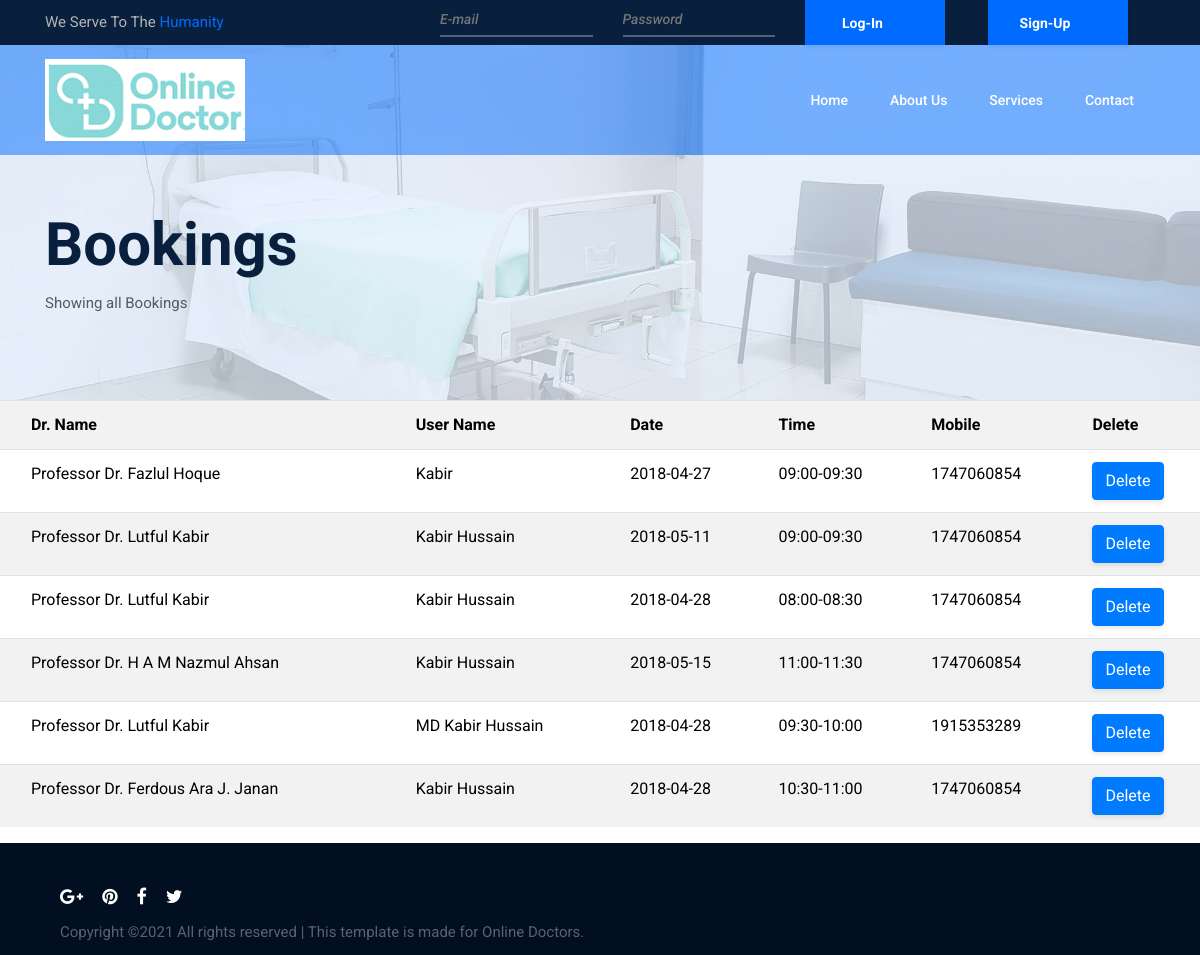
/admin/showbookings.php, run on the app's committed database.
### tables this page shows
CREATE TABLE `booking` (
  `bid` int(4) NOT NULL,
  `did` int(4) NOT NULL,
  `doctor` text NOT NULL,
  `uname` text NOT NULL,
  `date` varchar(20) NOT NULL,
  `time` varchar(20) NOT NULL,
  `number` int(16) NOT NULL
);

### admin/showbookings.php (the view, shortened to what this page needs)
<!DOCTYPE html>
<html lang="en">
<?php include '../templates/header.php';
		$con = connect();
		$sql= "SELECT * from booking";
		$result=$con->query($sql);
?>
<body>
    <header class="header-area">
        <?php include '../templates/topheader.php';?>
        <div class="main-header-area" id="stickyHeader">
            <div class="container h-100">
                <div class="row h-100 align-items-center">
                    <div class="col-12 h-100">
                        <div class="main-menu h-100">
                            <nav class="navbar h-100 navbar-expand-lg">
                                <a class="navbar-brand" href="index.html"><img src="../img/core-img/logo1.png" alt="Logo"></a>
                                <div class="collapse navbar-collapse" id="medilifeMenu">
                                    <ul class="navbar-nav ml-auto">
										<?php if(isset($_SESSION['isLoggedIn']) && $_SESSION['isLoggedIn'] == true){?>
										<?php if(isset($_SESSION['user_role']) && $_SESSION['user_role'] == 0){?>
										<li class="nav-item"><a class="nav-link" href="showdr.php">Show Doctors</a></li>
										<li class="nav-item active"><a class="nav-link" href="showbookings.php">Show Bookings</a></li>
										<li class="nav-item"><a class="nav-link" href="showusers.php">Show Users</a></li>
										<li class="nav-item"><a class="nav-link" href="../logout.php"><?=$_SESSION['username']?>-Logout</a></li>
										<?php }else{?>
										<li class="nav-item"><a class="nav-link" href="index.php">Home</a></li>
										<li class="nav-item"><a class="nav-link" href="aboutus.php">About Us</a></li>
                                        <li class="nav-item"><a class="nav-link" href="services.php">Services</a></li>
                                        <li class="nav-item"><a class="nav-link" href="contact.php">Contact</a></li>
										<?php if(isset($_SESSION['did']) && $_SESSION['did'] == true){?>
										<li class="nav-item"><a class="nav-link" href="drprofile.php">Profile</a></li>
										<li class="nav-item"><a class="nav-link" href="logout.php"><?=$_SESSION['username']?>-Logout</a></li>
										<?php
										}else{?>
										<li class="nav-item"><a class="nav-link" href="appointment.php">Appointment</a></li>
										<li class="nav-item"><a class="nav-link" href="profile.php">Profile</a></li>
										<li class="nav-item"><a class="nav-link" href="logout.php"><?=$_SESSION['username']?>-Logout</a></li>
										<?php
										}
										}} else{?>
										<li class="nav-item"><a class="nav-link" href="index.php">Home</a></li>
										<li class="nav-item"><a class="nav-link" href="aboutus.php">About Us</a></li>
                                        <li class="nav-item"><a class="nav-link" href="services.php">Services</a></li>
                                        <li class="nav-item"><a class="nav-link" href="contact.php">Contact</a></li>
										<?php
										}?>
                                    </ul>
                                </div>
                            </nav>
                        </div>
                    </div>
                </div>
            </div>
        </div>
    </header>
    <section class="breadcumb-area bg-img gradient-background-overlay" style="background-image: url(../img/bg-img/breadcumb2.jpg);">
        <div class="container h-100">
            <div class="row h-100 align-items-center">
                <div class="col-12">
                    <div class="breadcumb-content">
                        <h3 class="breadcumb-title">Bookings</h3>
                        <p>Showing all Bookings</p>
                    </div>
                </div>
            </div>
        </div>
    </section>
		<div class="row">
			<table class="table table-striped">
				<tr>
					<th></th>
					<th>Dr. Name</th>
					<th>User Name</th>
					<th>Date</th>
					<th>Time</th>
					<th>Mobile</th>
					<th>Delete</th>
				</tr>
				<?php
					foreach($result as $row){ ?>
				<tr>
					<td></td>
					<td><?=$row['doctor']?></td>
					<td><?=$row['uname']?></td>
					<td><?=$row['date']?></td>
					<td><?=$row['time']?></td>
					<td><?=$row['number']?></td>
					<td><a href="<?=BASE_URL?>/admin/showbookings.php?dnid=<?=$row['bid']?>" class="btn btn-primary">Delete</a></td>
				</tr>
				<?php  } ?>
			</table>
		</div>
		<?php include '../templates/footer.php'; ?>
</body>
</html>

### templates/header.php (shortened to what this page needs)
<head>
    <link href="<?=BASE_URL?>/style.css" rel="stylesheet">
</head>

### templates/topheader.php
<div class="top-header-area">
            <div class="container h-100">
                <div class="row h-100">
					  <div class="col-md-4"><p>We Serve To The <span>Humanity</span></p></div>
					  <div class="col-md-8 p-l-100">
							<?php if(isset($_SESSION['isLoggedIn']) && $_SESSION['isLoggedIn']){ ?>
							<?php }else{ ?>
							<form class="form-inline" action="Logincheck.php">
								<div class="col-12 col-md-3">
									<div class="form-group">
										<input type="email" class="form-login border-top-0 border-right-0 border-left-0" name="email" id="email" placeholder="E-mail" required>
									</div>
								</div>
								<div class="col-12 col-md-3">
									<div class="form-group">
										<input type="password" class="form-login border-top-0 border-right-0 border-left-0" name="password" id="password" placeholder="Password" required>
									</div>
								</div>
								<div class="col-12 col-md-3">
									<div class="form-group ">
										<button type="submit" class="btn medilife-btn">Log-In</button>
									</div>
								</div>
								<div class="col-12 col-md-3">
									<div class="form-group ">
										<button type="submit" onclick="location.href='signup.php'" class="btn medilife-btn">Sign-Up</button>
									</div>
								</div>
							</form>
							<?php } ?>
					  </div>
                </div>
            </div>

### templates/footer.php (shortened to what this page needs)
<footer class="footer-area">
<div class="main-footer-area">
            <div class="container-fluid">
                <div class="row">
                    <div class="col-12 col-sm-6 col-xl-3">
                        <div class="footer-widget-area">
                            <div class="footer-social-info">
                                <a href="#"><i class="fa fa-google-plus" aria-hidden="true"></i></a>
                                <a href="#"><i class="fa fa-pinterest" aria-hidden="true"></i></a>
                                <a href="#"><i class="fa fa-facebook" aria-hidden="true"></i></a>
                                <a href="#"><i class="fa fa-twitter" aria-hidden="true"></i></a>
                            </div>
                        </div>
                    </div>
                    <div class="col-12 col-sm-6 col-xl-3">
                    </div>
                    <div class="col-12 col-sm-6 col-xl-3">
                    </div>
                    <div class="col-12 col-sm-6 col-xl-3">
                    </div>
                </div>
            </div>
        </div>
        <div class="bottom-footer-area">
            <div class="container-fluid">
                <div class="row">
                    <div class="col-12">
                        <div class="bottom-footer-content">
                            <div class="copywrite-text">
                                <p>
								Copyright &copy;<script>document.write(new Date().getFullYear());</script> All rights reserved | This template is made for Online Doctors.
								</p>
                            </div>
                        </div>
                    </div>
                </div>
            </div>
        </div>
    </footer>

### style.css (style rules this page uses)
* { margin: 0; padding: 0; }
body { font-family: "Roboto", sans-serif; }
h1, h2, h3, h4, h5, h6 { color: #081f3e; font-weight: 700; }
p { color: #57595c; font-size: 15px; line-height: 3; font-weight: 400; }
a { -webkit-transition-duration: 500ms; transition-duration: 500ms; text-decoration: none; outline: none; font-size: 14px; font-weight: 700; }
ul, ol { margin: 0; }
ul li, ol li { list-style: none; }
img { height: auto; max-width: 100%; }
.bg-img { background-position: center center; background-size: cover; background-repeat: no-repeat; }
.btn { box-shadow: 0 2px 5px rgba(0, 0, 0, 0.1); }
.medilife-btn { display: inline-block; color: #ffffff; background-color: #006cff; height: 45px; padding: 0 55px 0 30px; line-height: 42px; font-size: 14px; min-width: 140px; border-radius: 0; font-weight: 700; position: relative; z-index: 1; -webkit-transition-duration: 500ms; transition-duration: 500ms; }
.header-area { position: absolute; z-index: 10000; width: 100%; height: auto; -webkit-transition-duration: 500ms; transition-duration: 500ms; }
.top-header-area { position: relative; z-index: 1; height: 45px; background-color: #081f3e; }
.top-header-area p { margin-bottom: 0; color: #b5b5b5; }
.top-header-area p span { color: #006cff; }
.main-header-area { width: 100%; height: 110px; position: relative; z-index: 1; background-color: rgba(0, 108, 255, 0.5); -webkit-transition-duration: 500ms; transition-duration: 500ms; }
.header-area .main-menu .nav-link { font-size: 14px; text-transform: capitalize; padding: 10px 20px; color: #ffffff; font-weight: 500; margin: 0 1px; }
.navbar { padding: 0; }
.form-login { background-color: transparent; width: 100%; height: 35px; border-radius: 0; font-size: 14px; font-style: italic; color: #ffffff; margin-bottom: 6px; font-weight: 500; border: 2px solid #536174; }
.footer-area { background-color: #020f20; padding-left: 45px; padding-right: 45px; }
.footer-widget-area .footer-social-info { margin-top: 40px; }
.footer-widget-area .footer-social-info a { color: #ffffff; margin-right: 15px; font-size: 18px; display: inline-block; }
.copywrite-text p { color: rgba(255, 255, 255, 0.35); margin-bottom: 0; }
.breadcumb-area { width: 100%; height: 400px; position: relative; z-index: 1; padding-top: 150px; }
.breadcumb-area .breadcumb-title { font-size: 60px; margin-bottom: 0; }
.breadcumb-area::after { background-color: rgba(230, 241, 255, 0.75); content: ''; top: 0; left: 0; width: 100%; height: 100%; position: absolute; z-index: -1; }

### data on the page
booking: doctor "Professor Dr. Fazlul Hoque", uname "Kabir", date "2018-04-27", time "09:00-09:30", number "1747060854"
booking: doctor "Professor Dr. Lutful Kabir", uname "Kabir Hussain", date "2018-05-11", time "09:00-09:30", number "1747060854"
booking: doctor "Professor Dr. Lutful Kabir", uname "Kabir Hussain", date "2018-04-28", time "08:00-08:30", number "1747060854"
booking: doctor "Professor Dr. H A M Nazmul Ahsan", uname "Kabir Hussain", date "2018-05-15", time "11:00-11:30", number "1747060854"
booking: doctor "Professor Dr. Lutful Kabir", uname "MD Kabir Hussain", date "2018-04-28", time "09:30-10:00", number "1915353289"
booking: doctor "Professor Dr. Ferdous Ara J. Janan", uname "Kabir Hussain", date "2018-04-28", time "10:30-11:00", number "1747060854"
